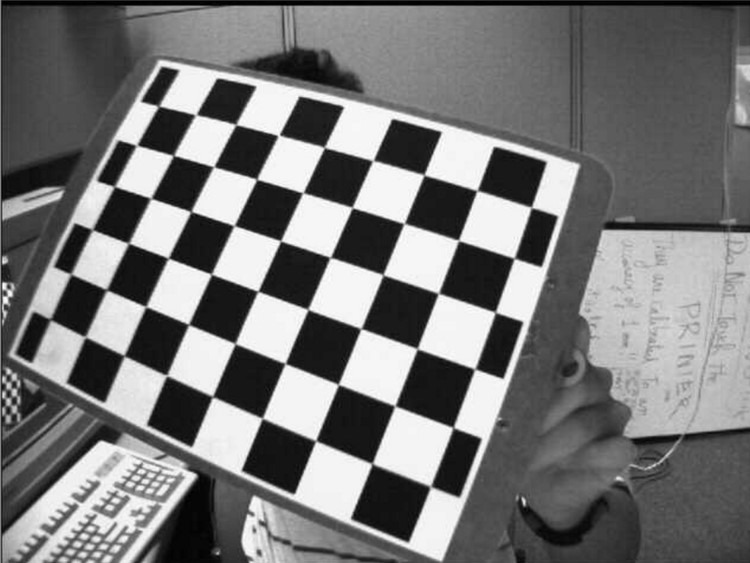
#> input picture cam-calibration/src-images/image_test2.jpg, 750 x 563 px
$ python calibrate.py
#> lines starting #> are read from the running program, lines starting #| are printed output that depends on the picture; after the words box and inside, x2 and y2 are one past the last pixel; in counts of white or black regions, pixels touching at a corner belong together; long printed decimals are rounded
#!/usr/bin/env python

import cv2
import numpy as np
import os
import sys

if len(sys.argv) != 4:
    print("Usage: python calibrate.py <image_name> <rows> <cols>\n")
    # Default image
    fname = "image_test2.jpg"
    CHECKERBOARD = (6, 9)
else:
    fname = sys.argv[1]
    CHECKERBOARD = (int(sys.argv[2]), int(sys.argv[3]))

# Defining the dimensions of checkerboard

criteria = (cv2.TERM_CRITERIA_EPS + cv2.TERM_CRITERIA_MAX_ITER, 30, 0.001)

# Creating vector to store vectors of 3D points for each checkerboard image
objpoints = []
# Creating vector to store vectors of 2D points for each checkerboard image
imgpoints = []

# Defining the world coordinates for 3D points
objp = np.zeros((1, CHECKERBOARD[0] * CHECKERBOARD[1], 3), np.float32)
objp[0, :, :2] = np.mgrid[0:CHECKERBOARD[0], 0:CHECKERBOARD[1]].T.reshape(-1, 2)
prev_img_shape = None

# Get the directory of the current file
curr_path = os.path.dirname(os.path.abspath(__file__))
# Replace backslashes with forward slashes
curr_path = curr_path.replace('\\', '/')
# Create the path to the source image
src_path = curr_path + "/src-images/"
full_path = src_path + fname

img = cv2.imread(full_path)
#> img is the input picture: shape (563, 750, 3); min 0, max 255, mean 119.3
gray = cv2.cvtColor(img, cv2.COLOR_BGR2GRAY)
# Find the chess board corners
# If desired number of corners are found in the image then ret = true
ret, corners = cv2.findChessboardCorners(gray, CHECKERBOARD, cv2.CALIB_CB_ADAPTIVE_THRESH + cv2.CALIB_CB_FAST_CHECK + cv2.CALIB_CB_NORMALIZE_IMAGE)
#> ret = True; corners = 54 rows, first 8: [50.47, 319.9], [69.67, 273.4], [93.44, 230.2], [114.6, 186.6], [137.5, 145], [158.4, 106.6], [85.72, 336.7], [106.5, 289.6]

if ret:
    print("Chessboard detected! :)")
else:
    print("Chessboard not detected! :(")

"""
If desired number of corner are detected,
we refine the pixel coordinates and display
them on the images of checker board
"""
if ret:
    objpoints.append(objp)
    # refining pixel coordinates for given 2d points.
    corners2 = cv2.cornerSubPix(gray, corners, (11, 11), (-1, -1), criteria)
#> corners2 = 54 rows, first 8: [50.28, 319.4], [70.88, 274.1], [92.26, 229.6], [114.4, 186.5], [136.6, 145.3], [158.7, 106], [85.21, 336.9], [106.5, 289.8]
    imgpoints.append(corners2)

    # Draw and display the corners
    img = cv2.drawChessboardCorners(img, CHECKERBOARD, corners2, ret)
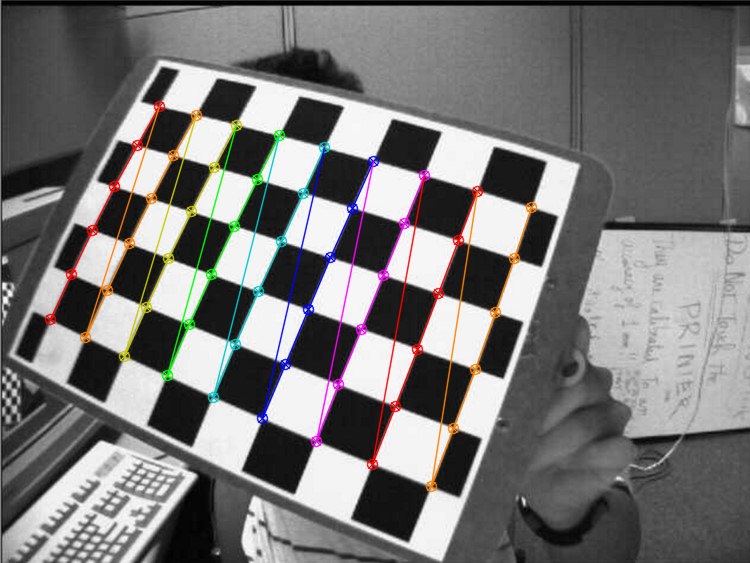
#> img: shape (563, 750, 3); 4.16% of pixels changed, all inside (x1, y1, x2, y2) = (44, 100, 538, 493)

cv2.imshow('Detected Corners', img)
cv2.waitKey(0)

cv2.destroyAllWindows()

h, w = img.shape[:2]
#> h = 563; w = 750

"""
Performing camera calibration by
passing the value of known 3D points (objpoints)
and corresponding pixel coordinates of the
detected corners (imgpoints)
"""
ret, mtx, dist, rvecs, tvecs = cv2.calibrateCamera(objpoints, imgpoints, gray.shape[::-1], None, None)
#> ret = 0.13; mtx = [[476, 0, 420.6], [0, 471.5, 321.6], [0, 0, 1]]; dist = [[-0.192, 0.0898, -0.00813, -0.0119, -0.0488]]; rvecs = ([-0.255, -0.0407, -1.21],); tvecs = ([-7.27, 0.0138, 8.61],)

print("Camera matrix : \n")
print(mtx)
#| [[475.952   0.         420.610]
#|  [  0.         471.494 321.550]
#|  [  0.           0.           1.        ]]
print("dist : \n")
print(dist)
#| [[-0.1919  0.08983 -0.008129  -0.01189 -0.04878]]
print("rvecs : \n")
print(rvecs)
#| (array([[-0.2552],
#|        [-0.0407 ],
#|        [-1.214]]),)
print("tvecs : \n")
print(tvecs)
#| (array([[-7.271],
#|        [ 0.01377],
#|        [ 8.609]]),)

# Undistorting the image
dst = cv2.undistort(img, mtx, dist, None, mtx)
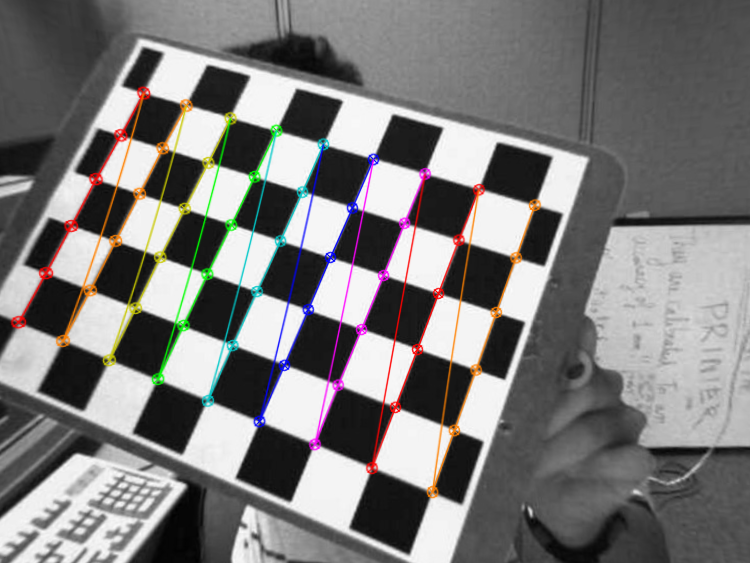
#> dst: shape (563, 750, 3); mean B, G, R 122.3, 123, 124.3


# Displaying the undistorted image
cv2.imshow('Calibrated Image', dst)
res_path = curr_path + "/calibrated-images/"
cv2.imwrite(res_path + "calibrated-" + fname, dst)
print("Calibrated image saved in: " + res_path + fname)
cv2.waitKey(0)
cv2.destroyAllWindows()
